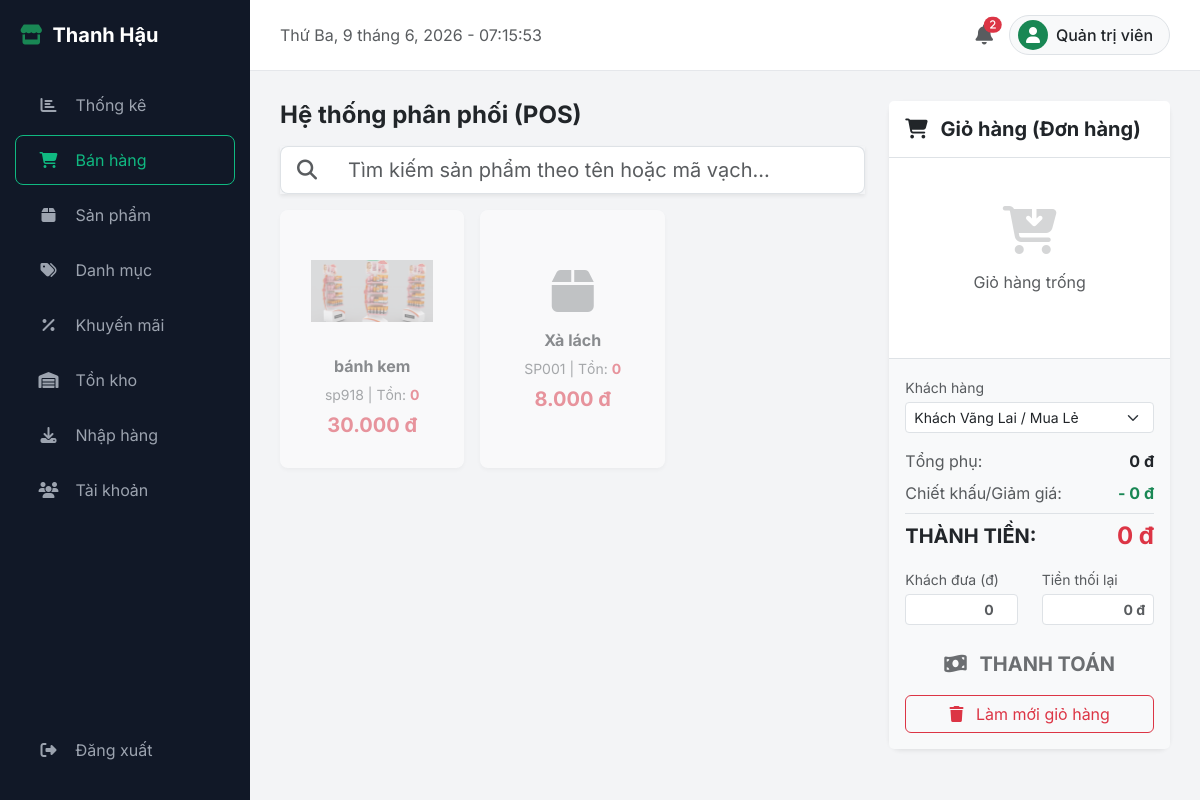
The page /sales.php (signed in) on the database as committed earlier.
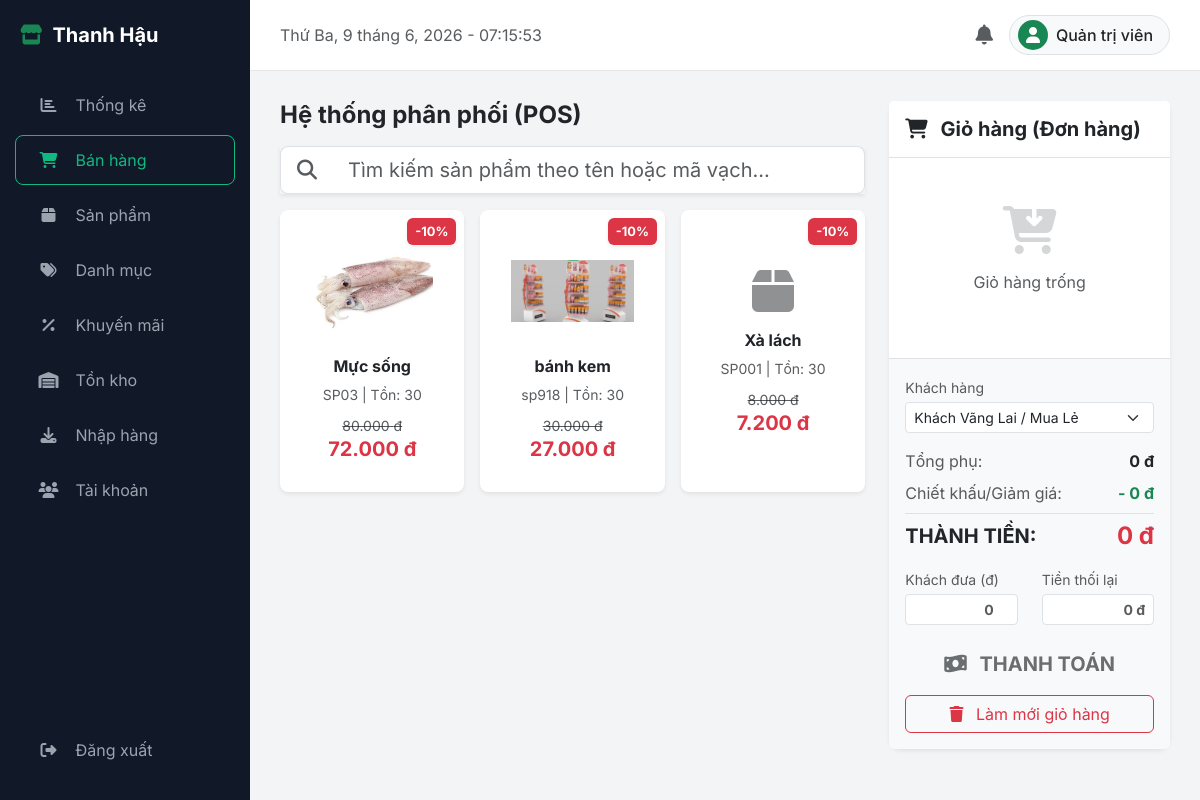
The same page on the database as committed later.
### tables this page shows
CREATE TABLE `san_pham` (
  `id` int(11) NOT NULL,
  `id_danh_muc` int(11) NOT NULL,
  `ma_vach` varchar(50) NOT NULL,
  `ma_sku` varchar(20) NOT NULL,
  `ten_san_pham` varchar(255) NOT NULL,
  `don_vi_tinh` varchar(20) NOT NULL,
  `gia_nhap` decimal(15,2) NOT NULL,
  `gia_ban` decimal(15,2) NOT NULL,
  `ton_toi_thieu` int(11) DEFAULT 5,
  `han_su_dung` date DEFAULT NULL,
  `hinh_anh` varchar(255) DEFAULT NULL
);

### sales.php (the view, shortened to what this page needs)
<?php
include 'connect.php';
$sql = "SELECT sp.id, sp.ten_san_pham, sp.gia_ban, sp.ma_vach, sp.ma_sku, sp.hinh_anh, sp.id_danh_muc,
        COALESCE(SUM(tk.so_luong), 0) as ton_kho
        FROM san_pham sp
        LEFT JOIN ton_kho tk ON sp.id = tk.id_san_pham
        GROUP BY sp.id
        ORDER BY sp.id DESC";
$result = $conn->query($sql);
$now = date('Y-m-d H:i:s');
$sql_km = "SELECT * FROM khuyen_mai WHERE ngay_bat_dau <= '$now' AND ngay_ket_thuc >= '$now'";
$km_result = $conn->query($sql_km);
$promotions = [];
while ($km = $km_result->fetch_assoc()) {
    $promotions[] = $km;
}
$sp_km = [];
$products = [];
while ($row = $result->fetch_assoc()) {
    $max_discount = 0;
    foreach ($promotions as $km) {
        $km_id = $km['id'];
        $val = (float)$km['muc_giam'];
        $is_apply = false;
        if ($km['loai_ap_dung'] == 'tat_ca') {
            $is_apply = true;
        } elseif ($km['loai_ap_dung'] == 'danh_muc' && $km['gia_tri_ap_dung'] == $row['id_danh_muc']) {
            $is_apply = true;
        } elseif ($km['loai_ap_dung'] == 'san_pham' && isset($sp_km[$row['id']]) && in_array($km_id, $sp_km[$row['id']])) {
            $is_apply = true;
        }
        if ($is_apply && $val > $max_discount) {
            $max_discount = $val;
        }
    }
    $row['discount'] = $max_discount;
    $products[] = $row;
}
$conn->query("CREATE TABLE IF NOT EXISTS `khach_hang` (
  `id` int(11) NOT NULL AUTO_INCREMENT,
  `ma_khach_hang` varchar(20) DEFAULT NULL,
  `ten_khach_hang` varchar(100) NOT NULL,
  `so_dien_thoai` varchar(15) DEFAULT NULL,
  `email` varchar(100) DEFAULT NULL,
  `dia_chi` varchar(255) DEFAULT NULL,
  `ngay_sinh` date DEFAULT NULL,
  `diem_tich_luy` int(11) DEFAULT 0,
  `ngay_tao` datetime DEFAULT current_timestamp(),
  `ghi_chu` text DEFAULT NULL,
  PRIMARY KEY (`id`),
  UNIQUE KEY `ma_khach_hang` (`ma_khach_hang`)
) ENGINE=InnoDB DEFAULT CHARSET=utf8mb4 COLLATE=utf8mb4_vietnamese_ci");
$check_kh = $conn->query("SELECT COUNT(*) as c FROM khach_hang")->fetch_assoc();
if ($check_kh['c'] == 0) {
    $conn->query("INSERT INTO khach_hang (ma_khach_hang, ten_khach_hang, diem_tich_luy) VALUES ('KH001', 'Khách lẻ', 0)");
}
include 'includes/header.php';
?>
<div class="row">
    <div class="col-lg-7 col-xl-8 mb-4">
        <div class="d-flex justify-content-between align-items-center mb-3">
            <h4 class="fw-bold mb-0">Hệ thống phân phối (POS)</h4>
        </div>
        <div class="mb-3">
            <div class="input-group input-group-lg shadow-sm">
                <span class="input-group-text bg-white border-end-0"><i class="fas fa-search text-muted"></i></span>
                <input type="text" id="posSearch" class="form-control border-start-0" placeholder="Tìm kiếm sản phẩm theo tên hoặc mã vạch..." onkeyup="filterProducts()">
            </div>
        </div>
        <div class="row g-3" id="posProductList">
            <?php foreach($products as $p): ?>
            <div class="col-md-6 col-lg-4 product-item" data-name="<?= strtolower($p['ten_san_pham']) ?>" data-sku="<?= strtolower($p['ma_sku']) ?>" data-barcode="<?= strtolower($p['ma_vach']) ?>">
                <?php $is_out_of_stock = $p['ton_kho'] <= 0; ?>
                <div class="card h-100 product-card shadow-sm border-0 <?= $is_out_of_stock ? 'opacity-50' : '' ?>"
                     data-product='<?= json_encode($p) ?>'
                     <?= !$is_out_of_stock ? "onclick=\"addToCartFromElement(this)\"" : "" ?>
                     style="cursor: <?= $is_out_of_stock ? 'not-allowed' : 'pointer' ?>; transition: transform 0.2s;">
                    <?php if ($p['discount'] > 0): ?>
                        <div class="position-absolute top-0 end-0 bg-danger text-white px-2 py-1 m-2 rounded shadow-sm fw-bold" style="font-size: 0.8rem; z-index: 2;">
                            -<?= $p['discount'] ?>%
                        </div>
                    <?php endif; ?>
                    <div class="card-body text-center d-flex flex-column justify-content-center position-relative">
                        <?php if (!empty($p['hinh_anh'])): ?>
                            <img src="<?= htmlspecialchars($p['hinh_anh']) ?>" alt="<?= htmlspecialchars($p['ten_san_pham']) ?>" class="img-fluid mb-3 mx-auto" style="max-height: 100px; object-fit: contain;">
                        <?php else: ?>
                            <i class="fas fa-box fa-3x text-custom mb-3 opacity-50"></i>
                        <?php endif; ?>
                        <h6 class="fw-bold text-truncate" title="<?= $p['ten_san_pham'] ?>"><?= $p['ten_san_pham'] ?></h6>
                        <small class="text-muted d-block"><?= $p['ma_sku'] ?> | Tồn: <span class="<?= $is_out_of_stock ? 'text-danger fw-bold' : '' ?>"><?= $p['ton_kho'] ?></span></small>
                        <div class="mt-2">
                            <?php if ($p['discount'] > 0): ?>
                                <small class="text-decoration-line-through text-muted"><?= number_format($p['gia_ban'], 0, ',', '.') ?> đ</small>
                                <h5 class="text-danger fw-bold mb-0">
                                    <?= number_format($p['gia_ban'] - ($p['gia_ban'] * $p['discount'] / 100), 0, ',', '.') ?> đ
                                </h5>
                            <?php else: ?>
                                <h5 class="text-danger fw-bold mb-0"><?= number_format($p['gia_ban'], 0, ',', '.') ?> đ</h5>
                            <?php endif; ?>
                        </div>
                    </div>
                </div>
            </div>
            <?php endforeach; ?>
        </div>
    </div>
    <div class="col-lg-5 col-xl-4">
        <div class="card shadow-sm border-0 h-100 d-flex flex-column">
            <div class="card-header bg-white border-bottom py-3">
                <h5 class="fw-bold mb-0"><i class="fas fa-shopping-cart text-custom me-2"></i> Giỏ hàng (Đơn hàng)</h5>
            </div>
            <div class="card-body p-0 flex-grow-1" style="overflow-y: auto; max-height: 50vh;" id="cartContainer">
                <div class="text-center text-muted py-5" id="emptyCartMsg">
                    <i class="fas fa-cart-arrow-down fa-3x mb-3 opacity-25"></i>
                    <p>Giỏ hàng trống</p>
                </div>
            </div>
            <div class="card-footer bg-light border-top p-3">
                <form method="POST" id="checkoutForm" onsubmit="return handleCheckout()">
                    <div class="mb-3">
                        <label class="form-label text-muted small mb-1">Khách hàng</label>
                        <select name="id_khach_hang" class="form-select form-select-sm">
                            <option value="">Khách Vãng Lai / Mua Lẻ</option>
                        </select>
                    </div>
                    <div class="d-flex justify-content-between mb-2">
                        <span class="text-muted">Tổng phụ:</span>
                        <span class="fw-bold" id="cartSubtotal">0 đ</span>
                    </div>
                    <div class="d-flex justify-content-between mb-2 border-bottom pb-2">
                        <span class="text-muted">Chiết khấu/Giảm giá:</span>
                        <span class="fw-bold text-success" id="cartDiscount">- 0 đ</span>
                    </div>
                    <div class="d-flex justify-content-between mb-3 align-items-center">
                        <h5 class="fw-bold mb-0">THÀNH TIỀN:</h5>
                        <h4 class="fw-bold text-danger mb-0" id="cartTotal">0 đ</h4>
                    </div>
                    <div class="row mb-3">
                        <div class="col-6">
                            <label class="form-label small text-muted mb-1">Khách đưa (đ)</label>
                            <input type="number" name="tien_khach_dua" id="tienKhachDua" class="form-control form-control-sm text-end fw-bold" placeholder="0" min="0" onkeyup="caculateChange()" required>
                        </div>
                        <div class="col-6">
                            <label class="form-label small text-muted mb-1">Tiền thối lại</label>
                            <input type="text" id="tienThoiClient" class="form-control form-control-sm text-end fw-bold text-primary bg-white" placeholder="0 đ" readonly>
                        </div>
                    </div>
                    <div class="d-grid gap-2">
                        <button type="submit" class="btn btn-custom btn-lg w-100 fs-5 fw-bold" id="btnCheckout" disabled>
                            <i class="fas fa-money-bill-wave me-2"></i> THANH TOÁN
                        </button>
                        <button type="button" class="btn btn-outline-danger" onclick="clearCart()">
                            <i class="fas fa-trash me-2"></i> Làm mới giỏ hàng
                        </button>
                    </div>
                </form>
            </div>
        </div>
    </div>
</div>
<?php include 'includes/footer.php'; ?>

### includes/header.php (shortened to what this page needs)
<?php
$currentPage = basename($_SERVER['PHP_SELF']);
$role = $_SESSION['vai_tro'] ?? 'nhanvien';
$isAdmin = ($role === 'Quản trị viên' || $role === 'admin');
include_once __DIR__ . '/../connect.php';
$alert_count = 0;
$sql_low_stock = "SELECT COUNT(*) as total FROM (SELECT sp.id FROM san_pham sp LEFT JOIN ton_kho tk ON sp.id = tk.id_san_pham GROUP BY sp.id HAVING IFNULL(SUM(tk.so_luong), 0) <= MAX(sp.ton_toi_thieu)) as temp";
$result_low = $conn->query($sql_low_stock);
if ($result_low) $alert_count += $result_low->fetch_assoc()['total'];
$sql_exp = "SELECT COUNT(*) as total FROM san_pham WHERE han_su_dung IS NOT NULL AND han_su_dung <= DATE_ADD(CURDATE(), INTERVAL 30 DAY)";
$result_exp = $conn->query($sql_exp);
if ($result_exp) $alert_count += $result_exp->fetch_assoc()['total'];
?>
<!DOCTYPE html>
<html lang="vi">
<head>
    <link href="https://cdn.jsdelivr.net/npm/bootstrap@5.3.0/dist/css/bootstrap.min.css" rel="stylesheet">
    <link rel="stylesheet" href="https://cdnjs.cloudflare.com/ajax/libs/font-awesome/6.4.0/css/all.min.css">
    <link rel="stylesheet" href="assets/css/style.css">
</head>
<body>
    <div class="sidebar">
        <div class="brand">
            <i class="fas fa-store text-success"></i> Thanh Hậu
        </div>
        <?php if ($isAdmin): ?>
        <a href="index.php" class="<?= $currentPage == 'index.php' ? 'active' : '' ?>">
            <i class="fas fa-chart-bar"></i> Thống kê
        </a>
        <?php endif; ?>
        <a href="sales.php" class="<?= $currentPage == 'sales.php' ? 'active' : '' ?>">
            <i class="fas fa-shopping-cart"></i> Bán hàng
        </a>
        <a href="products.php" class="<?= $currentPage == 'products.php' ? 'active' : '' ?>">
            <i class="fas fa-box"></i> Sản phẩm
        </a>
        <?php if ($isAdmin): ?>
        <a href="categories.php" class="<?= $currentPage == 'categories.php' ? 'active' : '' ?>">
            <i class="fas fa-tags"></i> Danh mục
        </a>
        <a href="promotions.php" class="<?= $currentPage == 'promotions.php' ? 'active' : '' ?>">
            <i class="fas fa-percentage"></i> Khuyến mãi
        </a>
        <?php endif; ?>
        <a href="inventory.php" class="<?= $currentPage == 'inventory.php' ? 'active' : '' ?>">
            <i class="fas fa-warehouse"></i> Tồn kho
        </a>
        <?php if ($isAdmin): ?>
        <a href="imports.php" class="<?= $currentPage == 'imports.php' ? 'active' : '' ?>">
            <i class="fas fa-download"></i> Nhập hàng
        </a>
        <a href="accounts.php" class="<?= $currentPage == 'accounts.php' ? 'active' : '' ?>">
            <i class="fas fa-users"></i> Tài khoản
        </a>
        <?php endif; ?>
        <div style="position: absolute; bottom: 20px; width: 100%;">
            <a href="logout.php" style="color: #9ca3af;"><i class="fas fa-sign-out-alt"></i> Đăng xuất</a>
        </div>
    </div>
    <div class="main-content">
        <div class="topbar">
            <div>
                <span id="realtime-clock" class="text-muted"></span>
            </div>
            <div class="d-flex align-items-center gap-3">
                <i class="fas fa-bell text-muted fs-5 position-relative" title="Cảnh báo hàng hóa" style="cursor: pointer;">
                    <?php if ($alert_count > 0): ?>
                    <span class="position-absolute top-0 start-100 translate-middle badge rounded-pill bg-danger" style="font-size: 0.6rem;">
                        <?= $alert_count ?>
                    </span>
                    <?php endif; ?>
                </i>
                <div class="d-flex align-items-center gap-2 border rounded-pill px-2 py-1 bg-light cursor-pointer">
                    <div class="bg-success text-white rounded-circle d-flex align-items-center justify-content-center" style="width: 30px; height: 30px;">
                        <i class="fas fa-user"></i>
                    </div>
                    <span class="fw-medium me-2"><?= htmlspecialchars($_SESSION['ho_ten'] ?? 'Admin') ?></span>
                </div>
            </div>
        </div>
        <div class="content-area">

### includes/footer.php (shortened to what this page needs)
        </div>
    </div>
</body>
</html>

### assets/css/style.css (style rules this page uses)
body { background-color: #f3f4f6; font-family: 'Inter', -apple-system, BlinkMacSystemFont, 'Segoe UI', Roboto, 'Helvetica Neue', Arial, sans-serif; }
.sidebar { height: 100vh; background-color: #111827; color: white; position: fixed; width: 250px; top: 0; left: 0; overflow-y: auto; padding-top: 20px; z-index: 1000; }
.sidebar .brand { font-size: 1.25rem; font-weight: bold; margin-bottom: 30px; display: flex; align-items: center; padding-left: 20px; gap: 10px; }
.sidebar a { color: #9ca3af; text-decoration: none; padding: 12px 20px; display: block; transition: 0.2s; border-radius: 8px; margin: 5px 15px; border: 1px solid transparent; }
.sidebar a.active { background-color: transparent; color: #10b981; border: 1px solid #10b981; }
.sidebar a i { width: 25px; text-align: center; margin-right: 10px; }
.main-content { margin-left: 250px; min-height: 100vh; display: flex; flex-direction: column; }
.topbar { background-color: white; padding: 15px 30px; display: flex; justify-content: space-between; align-items: center; border-bottom: 1px solid #e5e7eb; position: sticky; top: 0; z-index: 999; }
.content-area { padding: 30px; flex: 1; }
.card { border: none; border-radius: 12px; box-shadow: 0 1px 3px rgba(0,0,0,0.05); }
.btn-custom { background-color: #10b981; color: white; border: none; border-radius: 8px; padding: 8px 16px; }
.product-card { border: 1px solid #e5e7eb; border-radius: 8px; text-align: center; padding: 15px; cursor: pointer; transition: 0.2s; height: 100%; }
.product-card img { height: 100px; object-fit: cover; margin-bottom: 10px; }

Rows that differ between the two databases and show on the page:
added san_pham: discount "10", hinh_anh (picture), ten_san_pham "Mực sống", ma_sku "SP03", ton_kho "30", gia_ban "80.000", $p['gia_ban']-($p['gia_ban']*$p['discount']/100) "72.000"
shown differently, row unchanged: san_pham "bánh kem": discount (not shown) → "10"; ton_kho "0" → "30"; $p['gia_ban']-($p['gia_ban']*$p['discount']/100) (not shown) → "27.000"
shown differently, row unchanged: san_pham "Xà lách": discount (not shown) → "10"; ton_kho "0" → "30"; $p['gia_ban']-($p['gia_ban']*$p['discount']/100) (not shown) → "7.200"
Other text that changed with them:
$alert_count: "2" → (not shown)
